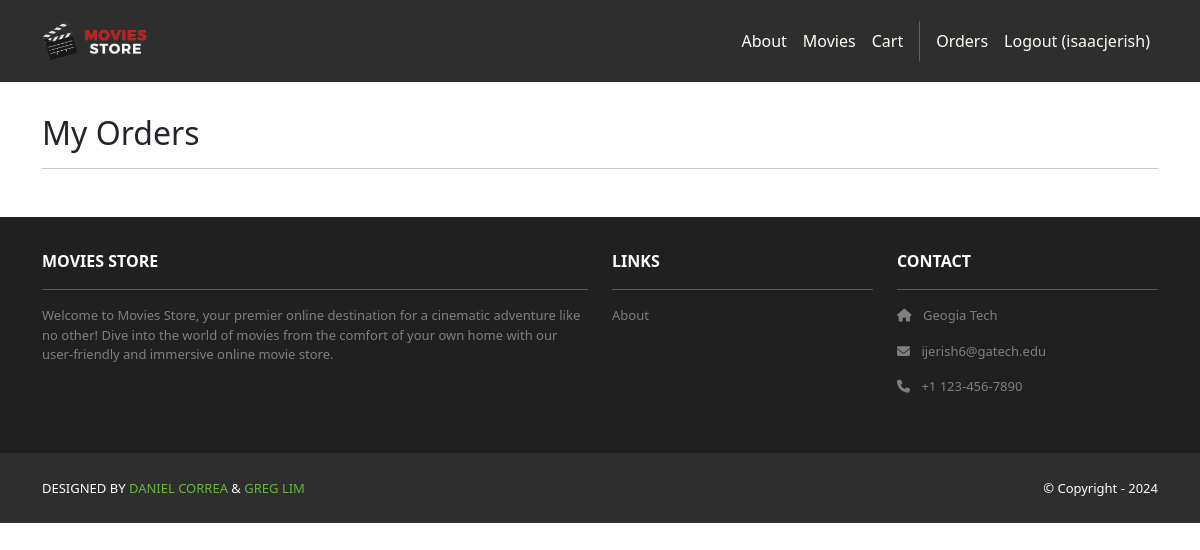
/accounts/orders/ (signed in), run on an earlier commit of the app's database.
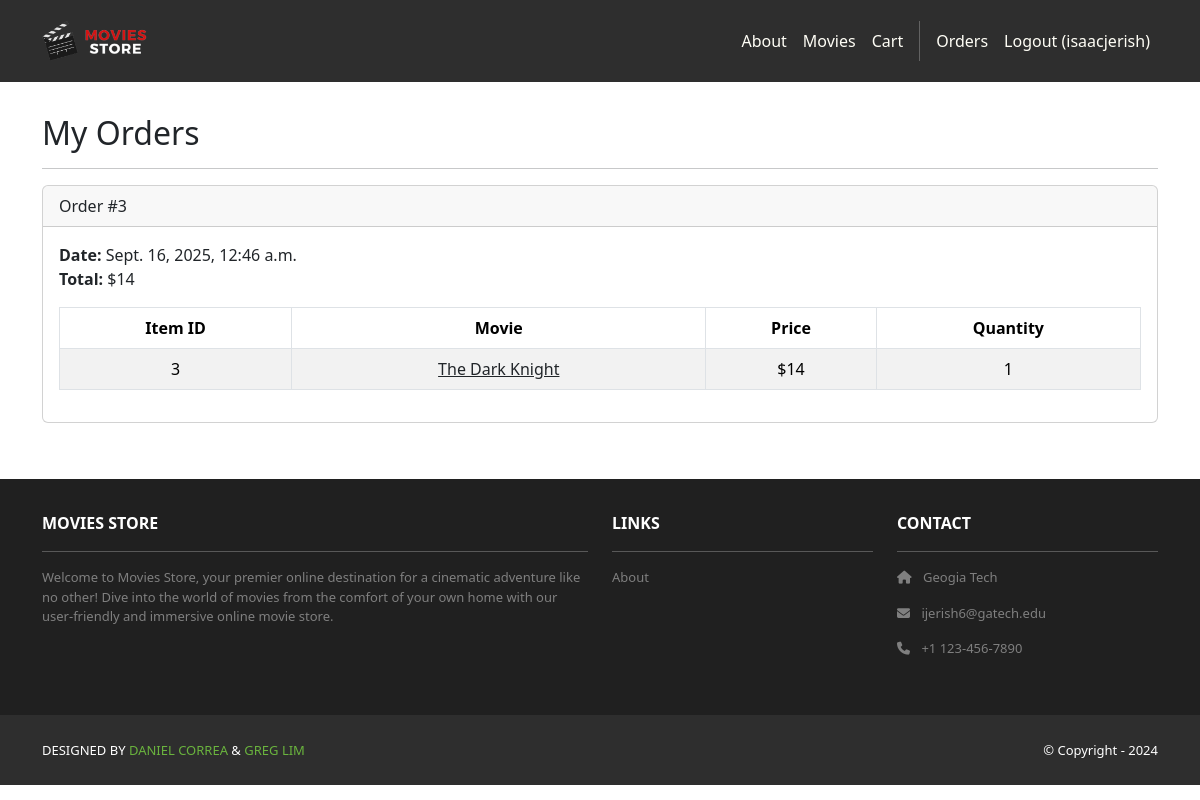
And on a later commit of the database.
### cart/models.py (models this page shows, shortened)
class Order(models.Model):
    id = models.AutoField(primary_key=True)
    total = models.IntegerField()
    date = models.DateTimeField(auto_now_add=True)
    user = models.ForeignKey(User, on_delete=models.CASCADE)

class Item(models.Model):
    id = models.AutoField(primary_key=True)
    price = models.IntegerField()
    quantity = models.IntegerField()
    order = models.ForeignKey(Order, on_delete=models.CASCADE)
    movie = models.ForeignKey(Movie, on_delete=models.CASCADE)

### movies/models.py (models this page shows, shortened)
class Movie(models.Model):
    id = models.AutoField(primary_key=True)
    name = models.CharField(max_length=255)
    price = models.IntegerField()
    description = models.TextField()
    image = models.ImageField(upload_to="movie_images/")
    release_year = models.IntegerField(default=2000)
    director = models.CharField(max_length=100, default="Unknown")  # <-- ADD THIS LINE

### accounts/views.py (the view)
# urls.py: path('orders/', views.orders, name='accounts.orders'),
@login_required
def orders(request):
    template_data = {}
    template_data['title'] = 'Orders'
    template_data['orders'] = request.user.order_set.all()
    return render(request, 'accounts/orders.html', {'template_data': template_data})

### accounts/templates/accounts/orders.html
{% extends 'base.html' %}
{% block content %}
<div class="p-3">
  <div class="container">
    <div class="row mt-3">
      <div class="col mx-auto mb-3">
        <h2>My Orders</h2>
        <hr />
        {% for order in template_data.orders %}
        <div class="card mb-4">
          <div class="card-header">
            Order #{{ order.id }}
          </div>
          <div class="card-body">
            <b>Date:</b> {{ order.date }}<br />
            <b>Total:</b> ${{ order.total }}<br />
            <table class="table table-bordered table-striped text-center mt-3">
              <thead>
                <tr>
                  <th scope="col">Item ID</th>
                  <th scope="col">Movie</th>
                  <th scope="col">Price</th>
                  <th scope="col">Quantity</th>
                </tr>
              </thead>
              <tbody>
                {% for item in order.item_set.all %}
                <tr>
                  <td>{{ item.movie.id }}</td>
                  <td>
                    <a class="link-dark" href="{% url 'movies.show' id=item.movie.id %}">
                      {{ item.movie.name }}
                    </a>
                  </td>
                  <td>${{ item.movie.price }}</td>
                  <td>{{ item.quantity }}</td>
                </tr>
                {% endfor %}
              </tbody>
            </table>
          </div>
        </div>
        {% endfor %}
      </div>
    </div>
  </div>
</div>
{% endblock content %}

### moviesstore/templates/base.html (shortened to what this page needs)
<!DOCTYPE html>
<html>
  {% load static %}
  <head>
    <link href="https://cdn.jsdelivr.net/npm/bootstrap@5.3.3/dist/css/bootstrap.min.css" rel="stylesheet">
    <link rel="stylesheet" href="https://cdnjs.cloudflare.com/ajax/libs/font-awesome/6.1.1/css/all.min.css">
    <link rel="stylesheet" type="text/css" href="{% static 'css/style.css' %}">
  </head>
  <body>
    <nav class="p-3 navbar navbar-dark bg-dark navbar-expand-lg">
      <div class="container">
        <a class="navbar-brand" href="{% url 'home.index' %}">
          <img src="{% static 'img/logo.png' %}" alt="logo" height="40" />
        </a>
        <div class="collapse navbar-collapse" id="navbarNavAltMarkup">
          <div class="navbar-nav ms-auto navbar-ml">
            <a class="nav-link" href="{% url 'home.about' %}">About</a>
            <a class="nav-link" href="{% url 'movies.index' %}">Movies</a>
            <a class="nav-link" href="{% url 'cart.index' %}">Cart</a>
            {% if user.is_authenticated %}
            <a class="nav-link" href="{% url 'accounts.orders' %}">Orders</a>
            <a class="nav-link" href="{% url 'accounts.logout' %}">Logout ({{ user.username }})</a>
            {% else %}
            <a class="nav-link" href="{% url 'accounts.login' %}">Login</a>
            <a class="nav-link" href="{% url 'accounts.signup' %}">Sign Up</a>
            {% endif %}
          </div>
        </div>
      </div>
    </nav>
    <div>
      {% block content %}
      {% endblock content %}
    </div>
    <section class="p-3 ms-footer d-none d-md-block">
      <div class="container">
        <div class="row mt-3 text-white">
          <div class="col-md-6 col-lg-6 col-xl-6 mx-auto mb-4">
            <b>MOVIES STORE</b>
            <hr />
            <p>Welcome to Movies Store, your premier online destination for a cinematic
              adventure like no other! Dive into the world of movies from the comfort of your own home with our user-friendly
              and immersive online movie store.</p>
          </div>
          <div class="col-md-3 col-lg-3 col-xl-3 mx-auto mb-4">
            <b>LINKS</b>
            <hr />
            <p><a class="nav-link" href="{% url 'home.about' %}">About</a></p>
          </div>
          <div class="col-md-3 col-lg-3 col-xl-3 mx-auto mb-4">
            <b>CONTACT</b>
            <hr />
            <p><i class="fas fa-home me-2"></i> Geogia Tech</p>
            <p><i class="fas fa-envelope me-2"></i> ijerish6@gatech.edu</p>
            <p><i class="fas fa-phone me-2"></i> +1 123-456-7890</p>
          </div>
        </div>
      </div>
    </section>
    <section class="p-3 ms-footer-bottom bg-dark">
      <div class="container d-flex justify-content-between">
        <div class="me-5 text-white">
          <span>DESIGNED BY <a href="https://www.x.com/danielgarax" target="_blank">DANIEL CORREA</a> &
            <a href="https://www.x.com/greglim81" target="_blank">GREG LIM</a>
          </span>
        </div>
        <div class="text-white">
          <span>© Copyright - 2024</span>
        </div>
      </div>
    </section>
  </body>
</html>

### moviesstore/static/css/style.css (style rules this page uses)
.navbar a.nav-link { color: #FFFEF6 !important; }
.bg-dark { background-color: #2E2E2E !important; }
.ms-footer { background-color: #202020; }
.ms-footer p { color: #7F7F7F; font-size: 13px; }
.ms-footer-bottom span { font-size: 13px; line-height: 38px; }
.ms-footer-bottom a { color: #6ab43e; text-decoration: none; }

What changed in the data, as far as the page shows it:
added Order: id "3", date "Sept. 16, 2025, 12:46 a.m.", total "14"
added Item: movie.id "3", movie.name "The Dark Knight", movie.price "14", quantity "1"
